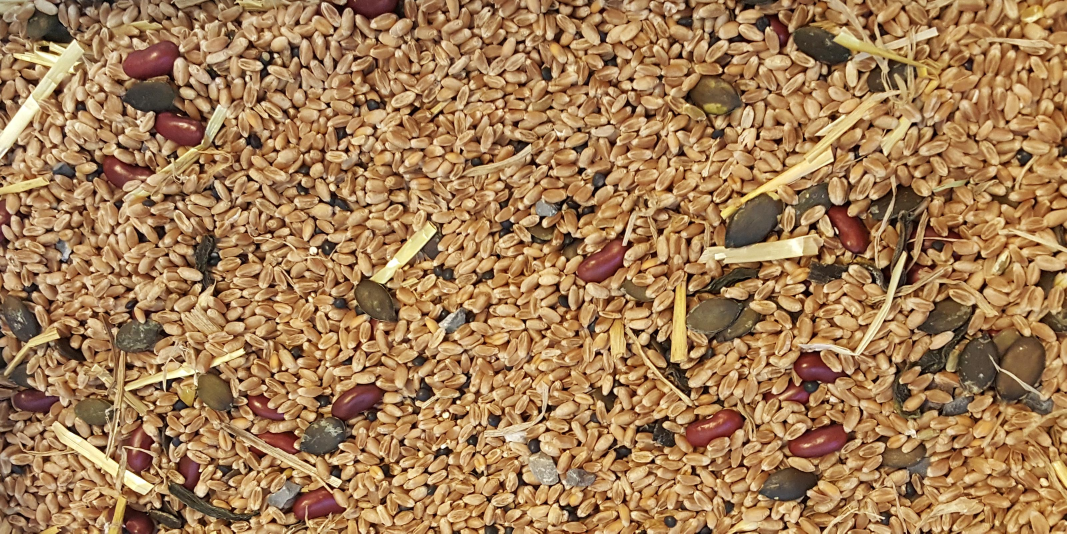
#> input picture img/conta.jpeg, 3200 x 1600 px (shown at 1/3 size)
$ python picture.py   (older library calls are emulated)
#> lines starting #> are read from the running program, lines starting #| are printed output that depends on the picture
import numpy as np
from PIL import Image
imgs = Image.open("img/conta.jpeg")
#> imgs is the input picture: PIL image 3200x1600 RGB; mean R, G, B 162.8, 124.8, 84.8
# [4 lines of commented-out code are left out]
arr = np.array(imgs)
#print np.size(arr)
img = Image.fromarray(arr[300:1900,900:4100], 'RGB')
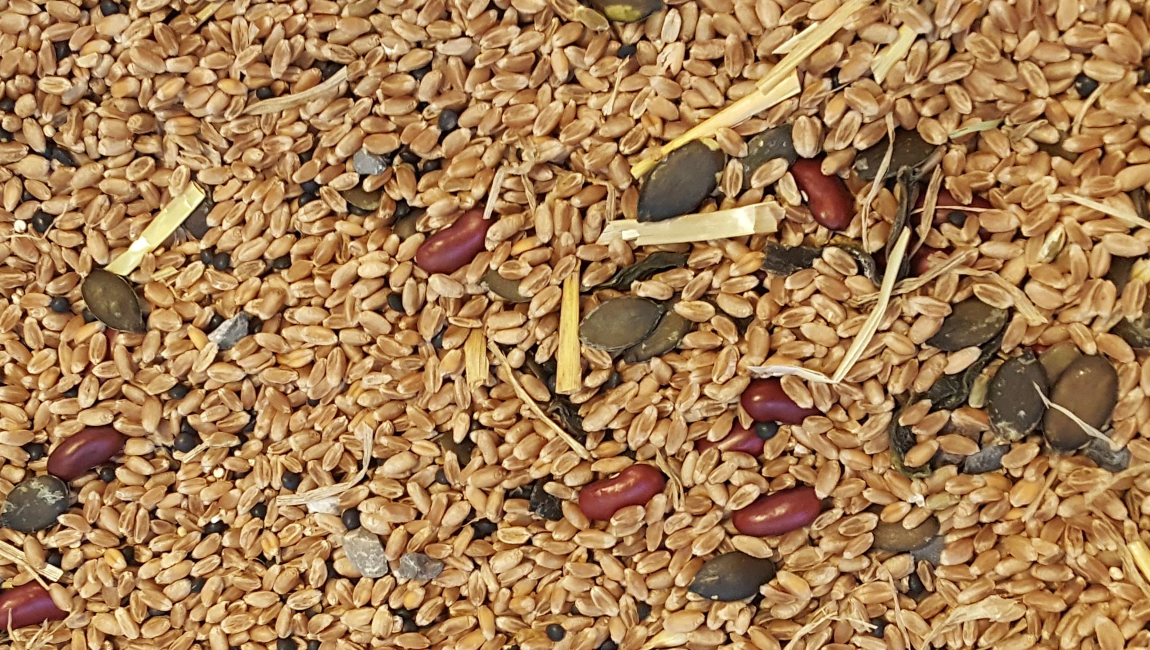
#> img: PIL image 2300x1300 RGB (shown at 1/2 size); mean R, G, B 165.6, 126, 83.5
img.show()
img.save('img/conta.jpeg')

$ run again, with img/1.jpeg copied over img/conta.jpeg
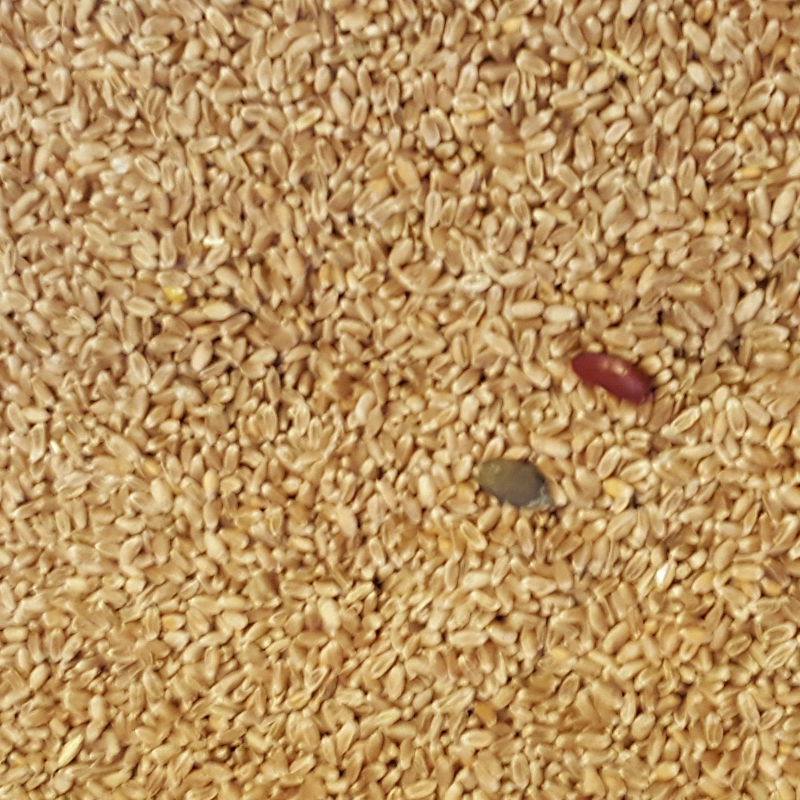
#> input picture img/1.jpeg, 1600 x 1600 px (shown at 1/2 size)
#> imgs is the input picture: PIL image 1600x1600 RGB; mean R, G, B 185.7, 147.5, 96.2
#> `img = Image.fromarray(arr[300:1900,900:4100], 'RGB')`:
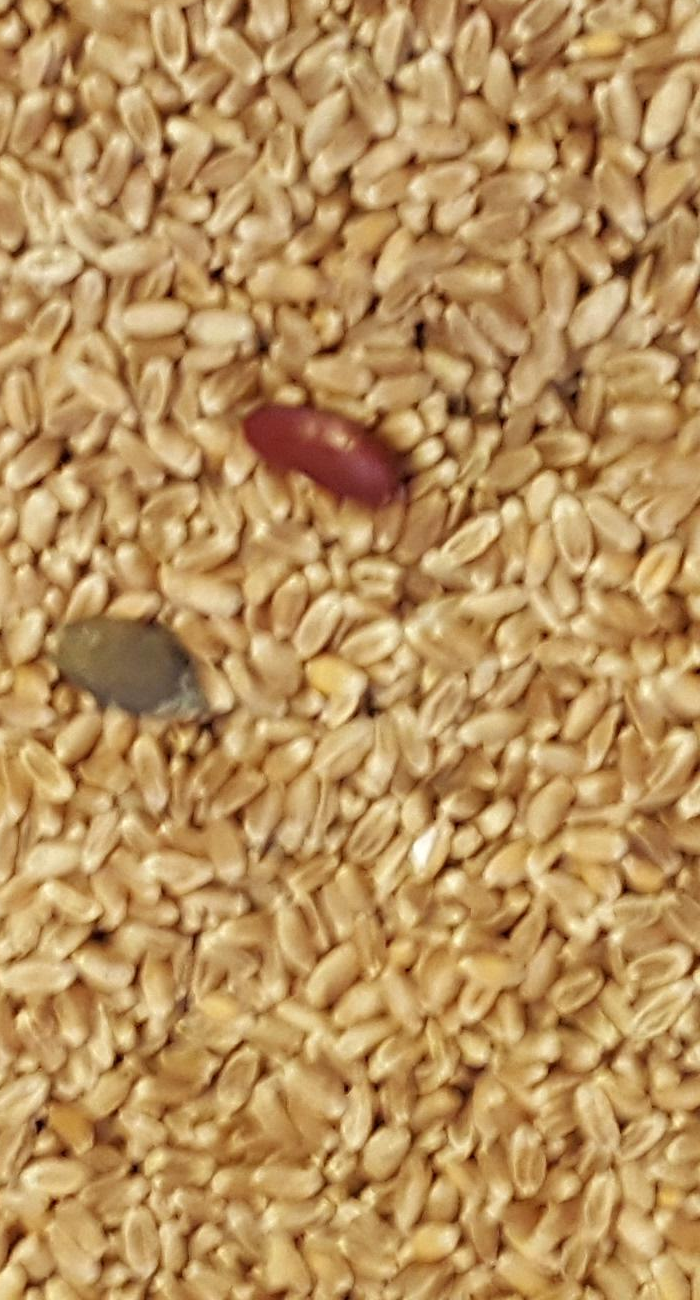
#> img: PIL image 700x1300 RGB; mean R, G, B 184.8, 145.7, 93

$ run again, with img/2.jpeg copied over img/conta.jpeg
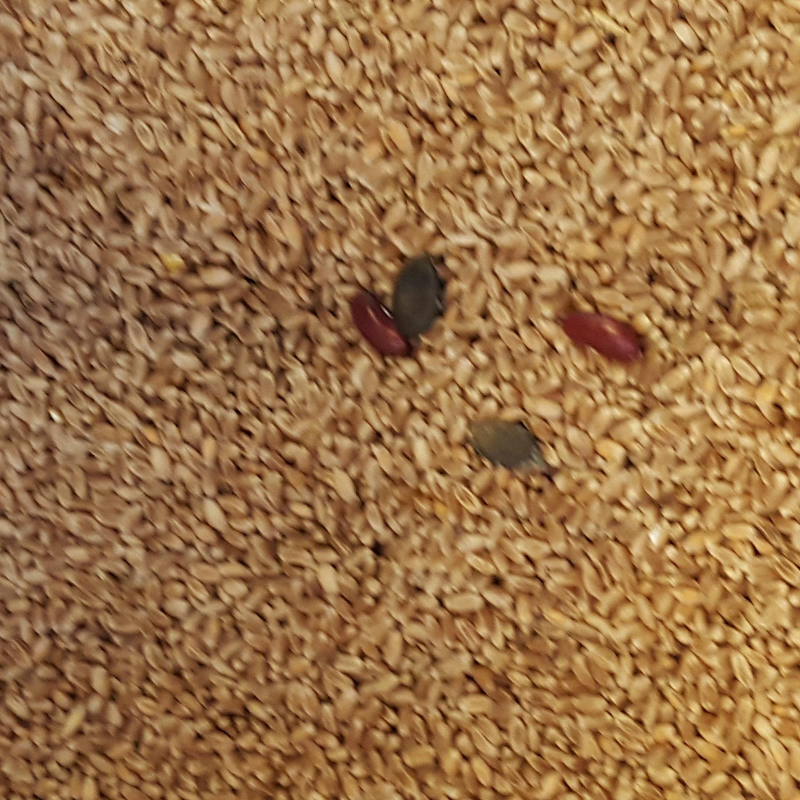
#> input picture img/2.jpeg, 1600 x 1600 px (shown at 1/2 size)
#> imgs is the input picture: PIL image 1600x1600 RGB; mean R, G, B 156.9, 115.7, 72.5
#> `img = Image.fromarray(arr[300:1900,900:4100], 'RGB')`:
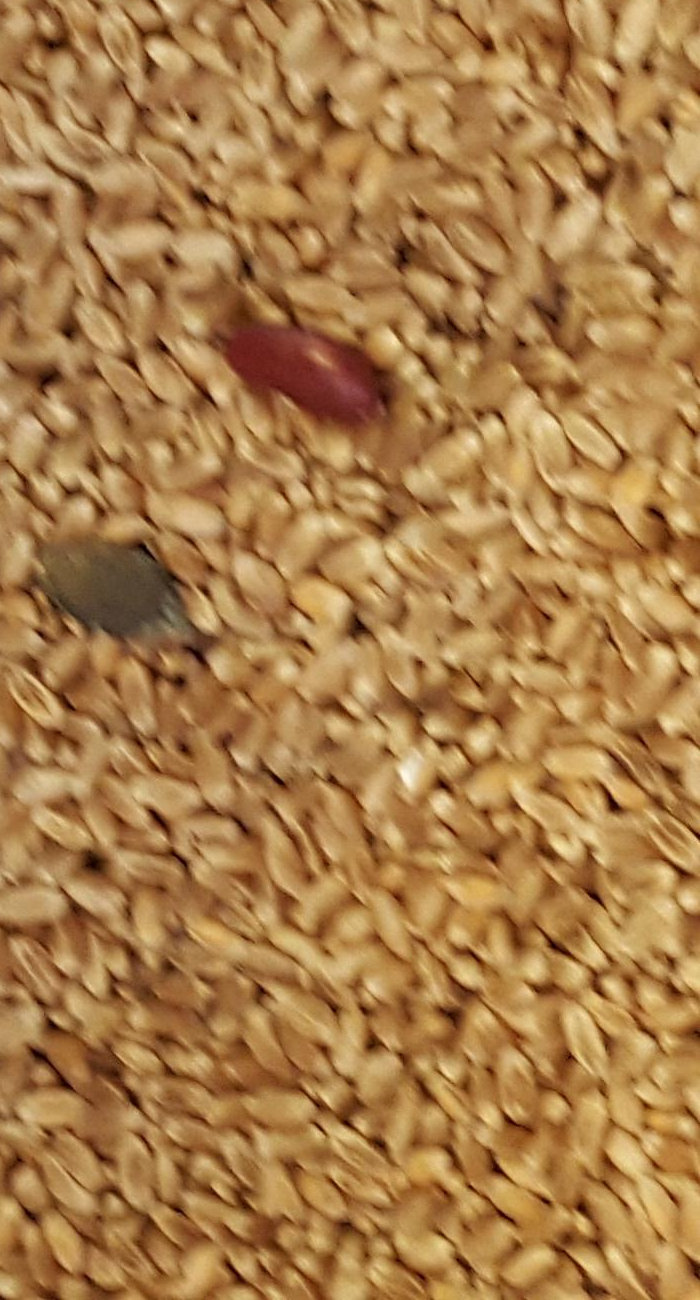
#> img: PIL image 700x1300 RGB; mean R, G, B 170.2, 126.2, 74.6

$ run again, with img/3.jpeg copied over img/conta.jpeg
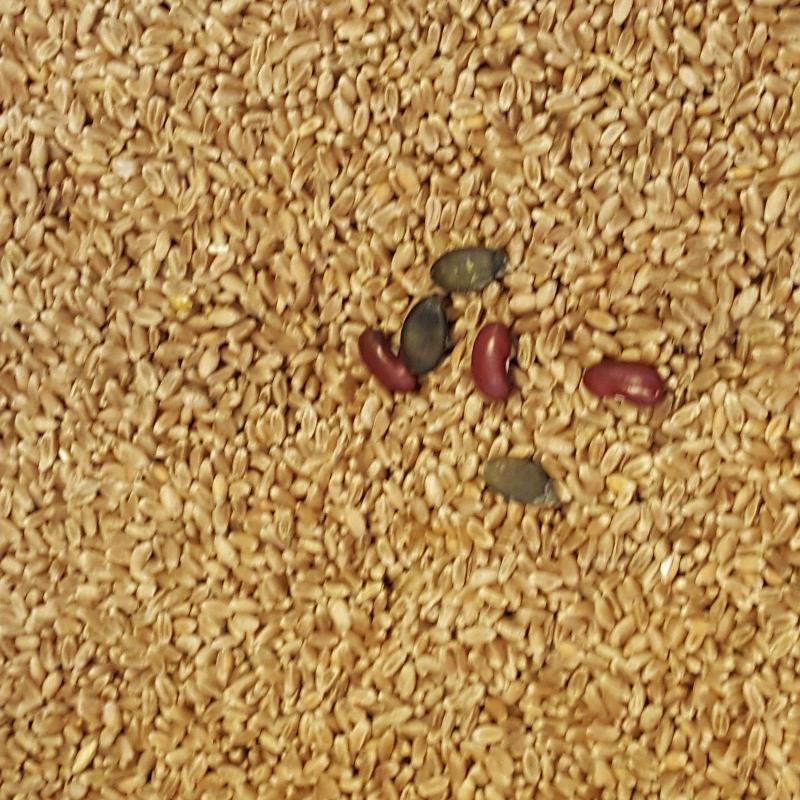
#> input picture img/3.jpeg, 1600 x 1600 px (shown at 1/2 size)
#> imgs is the input picture: PIL image 1600x1600 RGB; mean R, G, B 179, 138.7, 82.5
#> `img = Image.fromarray(arr[300:1900,900:4100], 'RGB')`:
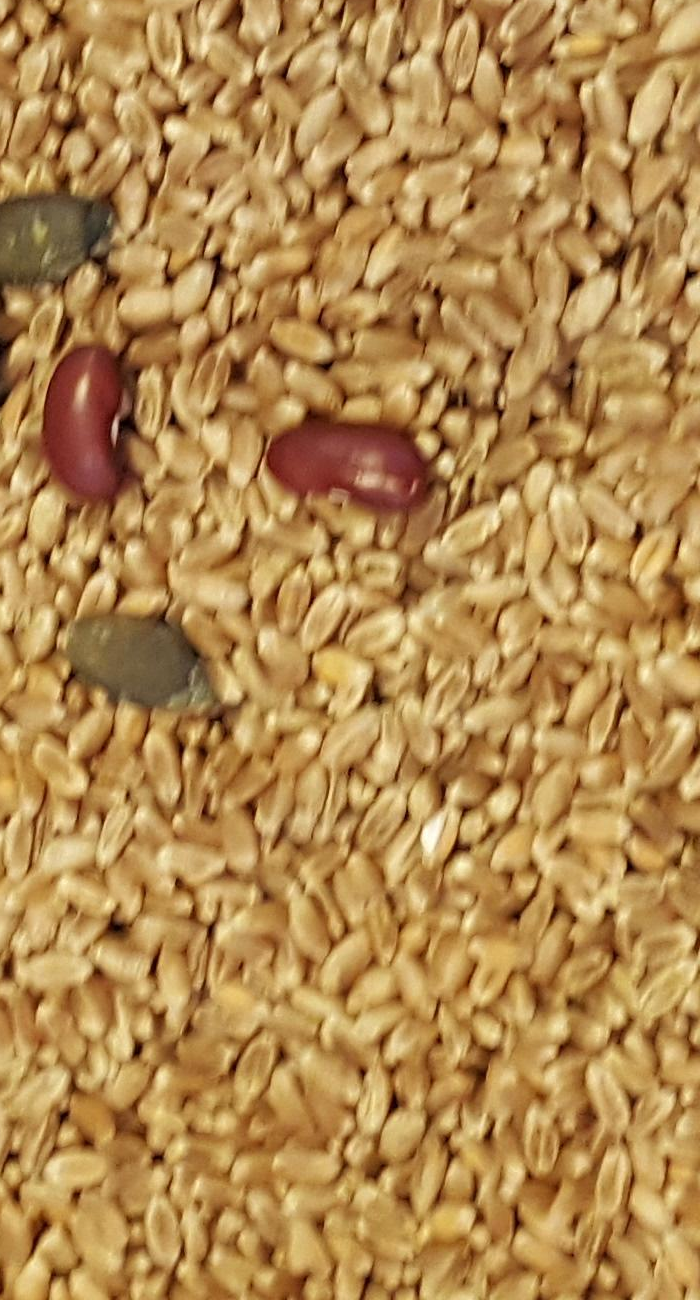
#> img: PIL image 700x1300 RGB; mean R, G, B 178.8, 137.5, 80.1
